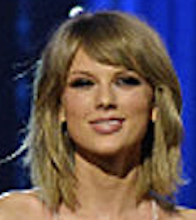
#> input picture taylorGroupAlone.png, 196 x 220 px
$ python ORBex.py
#> lines starting #> are read from the running program, lines starting #| are printed output that depends on the picture
#Retreived from UAdacity
#Github link: https://github.com/udacity/CVND_Exercises/blob/master/1_4_Feature_Vectors/2.%20ORB.ipynb


import cv2
import matplotlib.pyplot as plt

# Set the default figure size
plt.rcParams['figure.figsize'] = [14.0, 7.0]

#------------------------Tag descriptions---------------------
#ex 000082C.jpg, images taken from library imageEdits so
#sample load =
#image1 = cv2.imread('imageEdit/000082C.jpg')
# C = cropped image
# R = image rotated by 90 degrees
# B = blurred/reduced sharpness image/"noise"
# I = increased exposure and shadows/exposure
# V = flipped over horizontal axis
# N = introduce salt and pepper noise
# no tag means original image, in excel document reffered to as S
#----------------------------------------------------------------

# Load the training image
image1 = cv2.imread('taylorGroupAlone.png')
#> image1 is the input picture: shape (220, 196, 3); mean B, G, R 81.2, 79.6, 94.1
#below for comparing with image from attached library
#image1 = cv2.imread('imageEdit/000082C.jpg')
# Load the query image
image2 = cv2.imread('taylorAnd1.png')
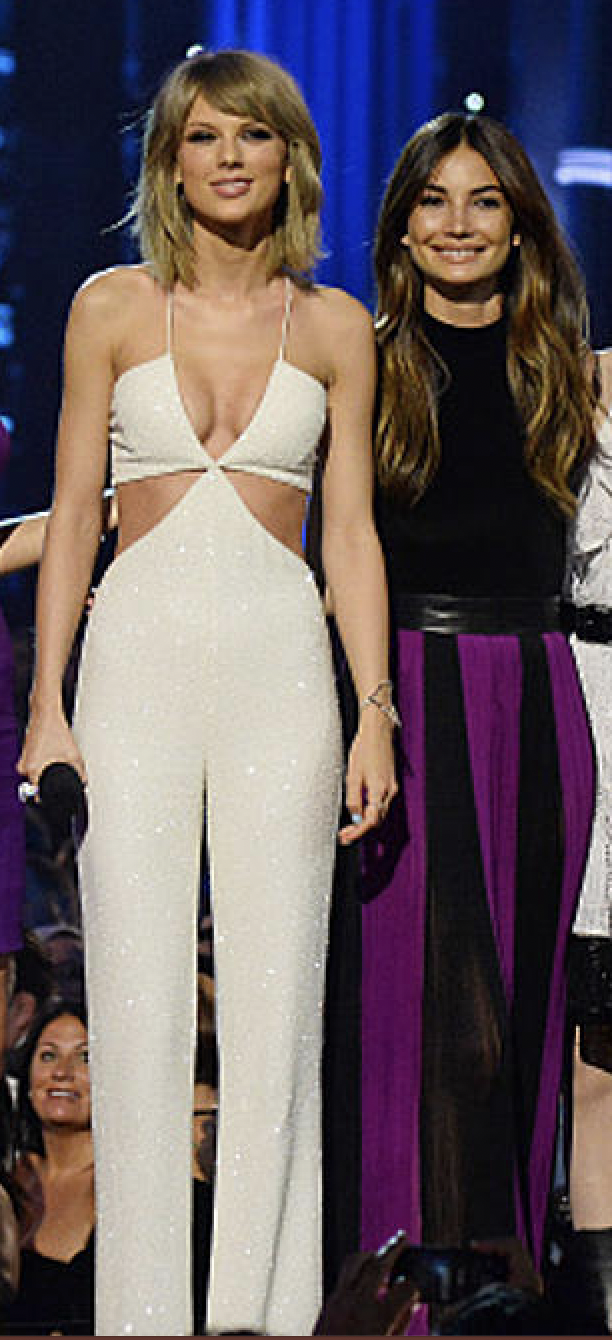
#> input picture taylorAnd1.png, 612 x 1340 px
#> image2 is the input picture: shape (1340, 612, 3); mean B, G, R 93.9, 90.5, 102.9
#below for comparing with image from attached library
#image2 = cv2.imread('imageEdit/000082CR.jpg')

# Convert the training image to RGB
training_image = cv2.cvtColor(image1, cv2.COLOR_BGR2RGB)

# Convert the query image to RGB
query_image = cv2.cvtColor(image2, cv2.COLOR_BGR2RGB)

# Display the images
plt.subplot(121)
plt.title('Training Image')
plt.imshow(training_image)
plt.subplot(122)
plt.title('Query Image')
plt.imshow(query_image)
plt.show()
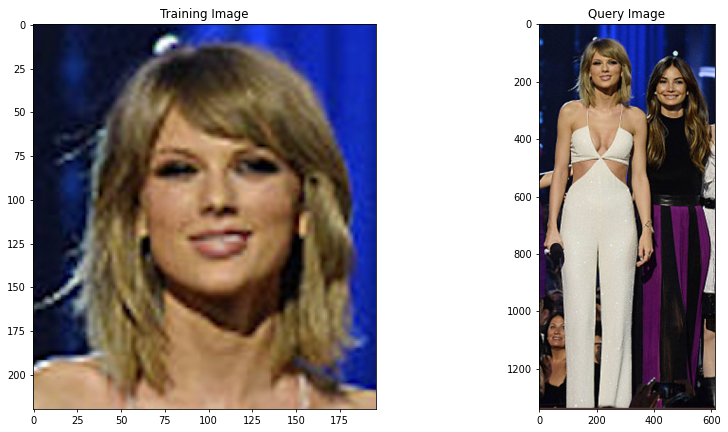
#> figure drawn by matplotlib, 2 panels

# Convert the training image to gray scale
training_gray = cv2.cvtColor(training_image, cv2.COLOR_BGR2GRAY)
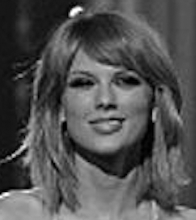
#> training_gray: shape (220, 196); min 0, max 255, mean 81.7

# Convert the query image to gray scale
query_gray = cv2.cvtColor(query_image, cv2.COLOR_BGR2GRAY)
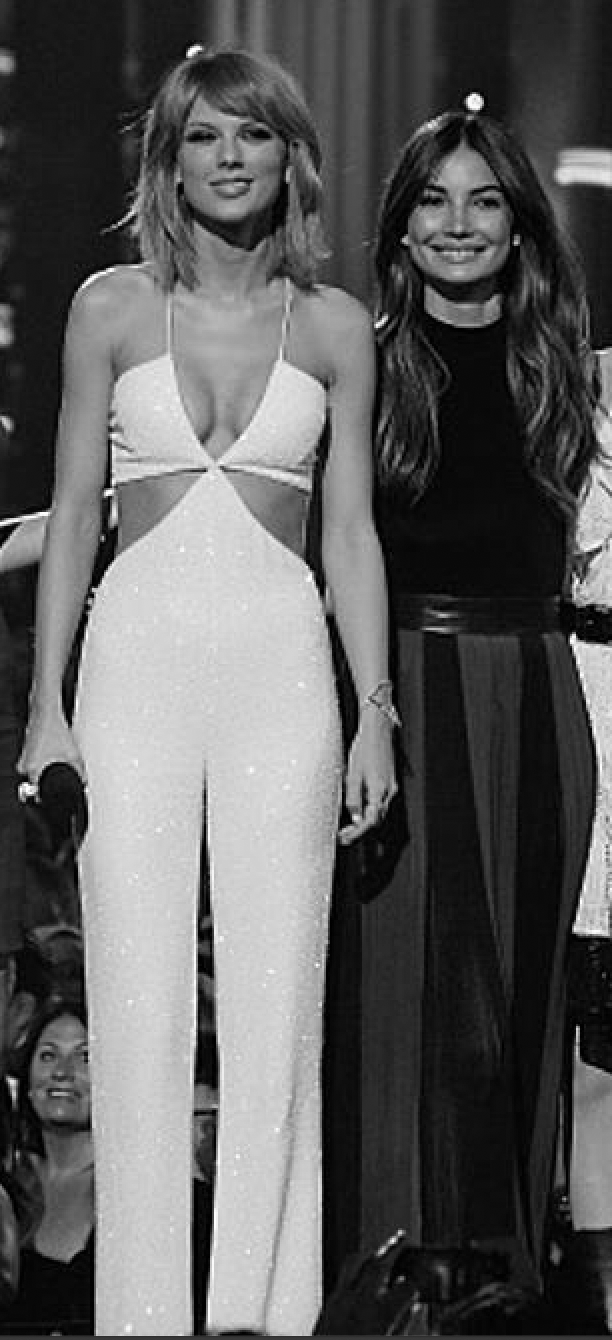
#> query_gray: shape (1340, 612); min 0, max 255, mean 92.9

# Set the parameters of the ORB algorithm by specifying the maximum number of keypoints to locate and
# the pyramid decimation ratio
orb = cv2.ORB_create(1000, 2.0)

# Find the keypoints in the gray scale training and query images and compute their ORB descriptor.
# The None parameter is needed to indicate that we are not using a mask in either case.
keypoints_train, descriptors_train = orb.detectAndCompute(training_gray, None)
#> keypoints_train = 245 keypoints; strongest (x, y, size): (120, 120, 62), (114, 106, 62), (112, 122, 62), (64, 124, 62)
keypoints_query, descriptors_query = orb.detectAndCompute(query_gray, None)
#> keypoints_query = 906 keypoints; strongest (x, y, size): (108, 486, 62), (474, 94, 62), (106, 492, 62), (94, 590, 62)

# Create a Brute Force Matcher object. Set crossCheck to True so that the BFMatcher will only return consistent
# pairs. Such technique usually produces best results with minimal number of outliers when there are enough matches.
bf = cv2.BFMatcher(cv2.NORM_HAMMING, crossCheck = True)

# Perform the matching between the ORB descriptors of the training image and the query image
matches = bf.match(descriptors_train, descriptors_query)
#> matches = 133 matches

# The matches with shorter distance are the ones we want. So, we sort the matches according to distance
matches = sorted(matches, key = lambda x : x.distance)

# Connect the keypoints in the training image with their best matching keypoints in the query image.
# The best matches correspond to the first elements in the sorted matches list, since they are the ones
# with the shorter distance. We draw the first 100 mathces and use flags = 2 to plot the matching keypoints
# without size or orientation.
result = cv2.drawMatches(training_gray, keypoints_train, query_gray, keypoints_query, matches[:100], query_gray, flags = 2)
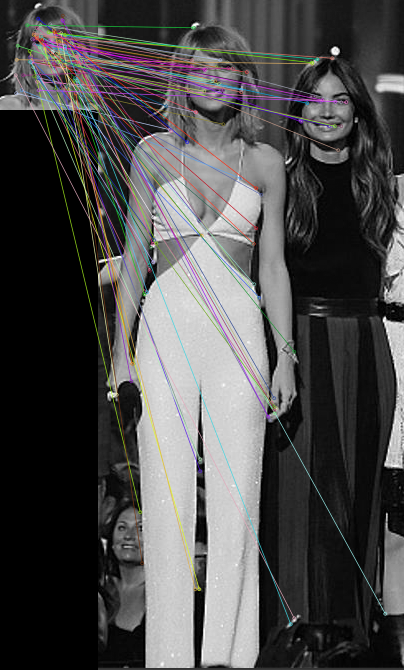
#> result: shape (1340, 808, 3) (shown at 1/2 size); mean of channels 0, 1, 2 76.4, 76.4, 77.1; drawn as B, G, R

# Display the best matching points
plt.title('Best Matching Points')
plt.imshow(result)
plt.show()

# Print the number of keypoints detected in the training image
print("\nNumber of Keypoints Detected In The Training Image: ", len(keypoints_train))
#| Number of Keypoints Detected In The Training Image:  245

# Print the number of keypoints detected in the query image
print("Number of Keypoints Detected In The Query Image: ", len(keypoints_query))
#| Number of Keypoints Detected In The Query Image:  906

# Print total number of matching points between the training and query images
print("\nNumber of Matching Keypoints Between The Training and Query Images: ", len(matches))
#| Number of Matching Keypoints Between The Training and Query Images:  133
